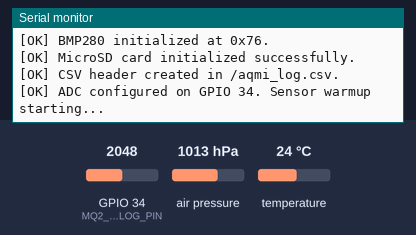
Simulated run of this sketch. Board: ESP32. Shown: the last lines printed to the serial monitor. Inputs (shaded band) come from the test bench; at power-on: air pressure 1013 hPa, GPIO 34 (MQ2_ANALOG_PIN) = 2048, temperature 24 °C (analog values on the 0–4095 scale). Storage starts empty.

Above: at 2.2 s.
2.3 s: air pressure set to 952 hPa
At 6.4 s:
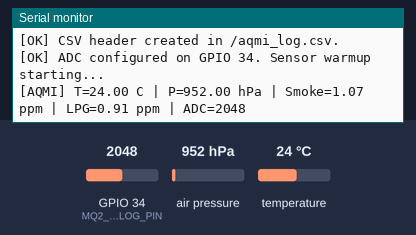
11.5 s: GPIO 34 (MQ2_ANALOG_PIN) set to 2866
At 16.4 s:
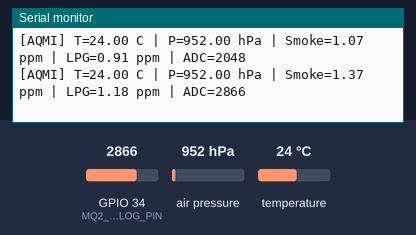
18.6 s: temperature set to 12 °C
At 21.4 s:
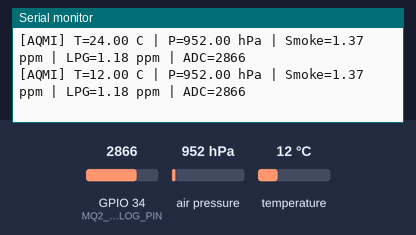
25.7 s: GPIO 34 (MQ2_ANALOG_PIN) set to 3603
At 31.4 s:
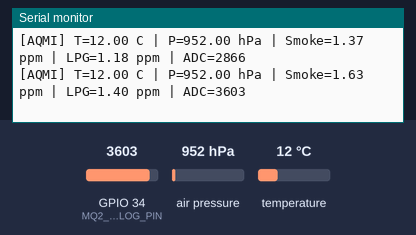
32.8 s: air pressure set to 975 hPa
At 36.4 s:
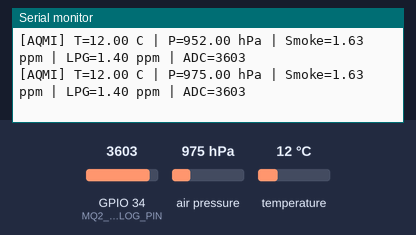
Timing chart, 0 to 37.9 s (numbered marks = the images above; inputs shaded):
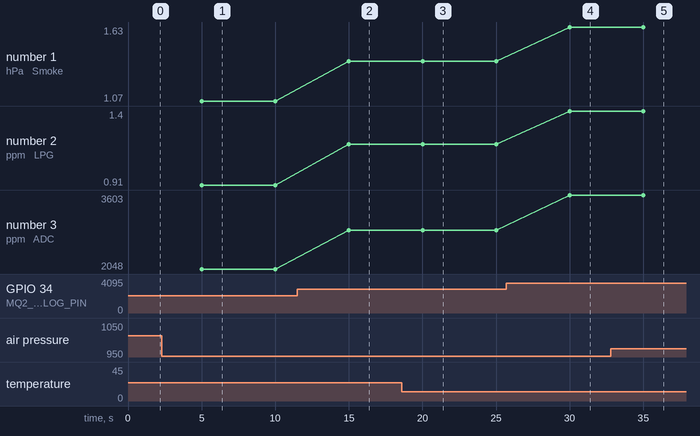

The sketch:

air_quality_logger.ino
```cpp
// =============================================================================
// Project: IoT-Based Air Quality Monitoring Index (AQMI) & Continuous Logger
// Author: Hari Kruthik SK (23BEC0358)
// Target: ESP32-WROOM-32UE
// Protocols: ADC (MQ-2), I2C (BMP280), SPI (MicroSD Card), Wi-Fi (Blynk IoT)
// =============================================================================

#include <Wire.h>               // I2C communication (BMP280)
#include <Adafruit_Sensor.h>    // Sensor unified base library
#include <Adafruit_BMP280.h>    // BMP280 temperature & barometric pressure sensor
#include <SPI.h>                // SPI communication (MicroSD)
#include <SD.h>                 // MicroSD card file system

// -----------------------------------------------------------------------------
// Pin Configuration
// -----------------------------------------------------------------------------
#define MQ2_ANALOG_PIN    34    // ESP32 ADC1_CH6 (GPIO 34)
#define SD_CS_PIN         5     // MicroSD Chip Select (GPIO 5)
#define I2C_SDA_PIN       21    // I2C Serial Data (GPIO 21)
#define I2C_SCL_PIN       22    // I2C Serial Clock (GPIO 22)
#define SPI_SCK_PIN       18    // SPI Clock (GPIO 18)
#define SPI_MISO_PIN      19    // SPI Master In Slave Out (GPIO 19)
#define SPI_MOSI_PIN      23    // SPI Master Out Slave In (GPIO 23)

// Sampling Interval
const unsigned long LOG_INTERVAL_MS = 5000; // 5-second deterministic logging
unsigned long lastLogTime = 0;

Adafruit_BMP280 bmp; // I2C instance

// -----------------------------------------------------------------------------
// Gas Calibration & Concentration Modeling
// -----------------------------------------------------------------------------
// Empirical power-law coefficients derived from sensor resistance ratio Rs/Ro:
// Concentration (ppm) = K * (ADC_raw)^n
void calibrateMQ2(float rawAdc, float &hydrogen, float &methane, float &butane, float &lpg, float &smoke) {
    const float K_Hydrogen = 0.0005;
    const float K_Methane  = 0.0006;
    const float K_Butane   = 0.0008;
    const float K_LPG      = 0.0030;
    const float K_Smoke    = 0.0035;

    const float n_Hydrogen = 0.70;
    const float n_Methane  = 0.70;
    const float n_Butane   = 0.70;
    const float n_LPG      = 0.75;
    const float n_Smoke    = 0.75;

    hydrogen = K_Hydrogen * pow(rawAdc, n_Hydrogen);
    methane  = K_Methane  * pow(rawAdc, n_Methane);
    butane   = K_Butane   * pow(rawAdc, n_Butane);
    lpg      = K_LPG      * pow(rawAdc, n_LPG);
    smoke    = K_Smoke    * pow(rawAdc, n_Smoke);
}

// -----------------------------------------------------------------------------
// SD Card Storage Handler
// -----------------------------------------------------------------------------
void logToSD(const String &entry) {
    File logFile = SD.open("/aqmi_log.csv", FILE_APPEND);
    if (logFile) {
        logFile.println(entry);
        logFile.close();
    } else {
        Serial.println("[ERROR] Failed to open /aqmi_log.csv for appending!");
    }
}

// -----------------------------------------------------------------------------
// Setup
// -----------------------------------------------------------------------------
void setup() {
    Serial.begin(115200);
    delay(1000);
    Serial.println("\n========================================================");
    Serial.println("   IoT Air Quality Monitoring Index (AQMI) Starting...  ");
    Serial.println("========================================================");

    // Initialize I2C with defined pins
    Wire.begin(I2C_SDA_PIN, I2C_SCL_PIN);

    // Initialize BMP280
    if (!bmp.begin(0x76)) {
        Serial.println("[WARN] BMP280 not found at 0x76, checking 0x77...");
        if (!bmp.begin(0x77)) {
            Serial.println("[FAIL] BMP280 initialization failed! Check wiring.");
        } else {
            Serial.println("[OK] BMP280 initialized at 0x77.");
        }
    } else {
        Serial.println("[OK] BMP280 initialized at 0x76.");
    }

    // Initialize MicroSD module over SPI
    SPI.begin(SPI_SCK_PIN, SPI_MISO_PIN, SPI_MOSI_PIN, SD_CS_PIN);
    if (!SD.begin(SD_CS_PIN)) {
        Serial.println("[WARN] MicroSD card initialization failed or not inserted.");
    } else {
        Serial.println("[OK] MicroSD card initialized successfully.");
        // Check if header is needed
        if (!SD.exists("/aqmi_log.csv")) {
            File initFile = SD.open("/aqmi_log.csv", FILE_WRITE);
            if (initFile) {
                initFile.println("Timestamp_ms,Temp_C,Pressure_hPa,MQ2_Raw,Hydrogen_ppm,Methane_ppm,Butane_ppm,LPG_ppm,Smoke_ppm");
                initFile.close();
                Serial.println("[OK] CSV header created in /aqmi_log.csv.");
            }
        }
    }

    // Configure analog pin
    pinMode(MQ2_ANALOG_PIN, INPUT);
    analogReadResolution(12); // 12-bit ADC (0 - 4095)
    Serial.println("[OK] ADC configured on GPIO 34. Sensor warmup starting...");
}

// -----------------------------------------------------------------------------
// Main Loop
// -----------------------------------------------------------------------------
void loop() {
    unsigned long currentMillis = millis();
    if (currentMillis - lastLogTime >= LOG_INTERVAL_MS) {
        lastLogTime = currentMillis;

        // 1. Read Sensors
        float rawAdc = analogRead(MQ2_ANALOG_PIN);
        float temperature = bmp.readTemperature();
        float pressure = bmp.readPressure() / 100.0F; // Convert Pa to hPa

        // 2. Calibrate gas components
        float h2, ch4, c4h10, lpg, smoke;
        calibrateMQ2(rawAdc, h2, ch4, c4h10, lpg, smoke);

        // 3. Format CSV entry
        String csvLine = String(currentMillis) + "," +
                         String(temperature, 2) + "," +
                         String(pressure, 2) + "," +
                         String(rawAdc, 0) + "," +
                         String(h2, 2) + "," +
                         String(ch4, 2) + "," +
                         String(c4h10, 2) + "," +
                         String(lpg, 2) + "," +
                         String(smoke, 2);

        // 4. Output to Serial Monitor
        Serial.printf("[AQMI] T=%.2f C | P=%.2f hPa | Smoke=%.2f ppm | LPG=%.2f ppm | ADC=%.0f\n",
                      temperature, pressure, smoke, lpg, rawAdc);

        // 5. Commit to MicroSD storage
        logToSD(csvLine);
    }
}
```

Measured:
- after the input at 2.3 s, the serial monitor: prints a new line after 2.7 s (image 1)
- after the input at 11.5 s, the serial monitor: prints a new line after 3.5 s (image 2)
- after the input at 18.6 s, the serial monitor: prints a new line after 1.4 s (image 3)
- after the input at 25.7 s, the serial monitor: prints a new line after 4.3 s (image 4)
- after the input at 32.8 s, the serial monitor: prints a new line after 2.2 s (image 5)
- plotted number 1: 1.07 → 1.37 after the input at 11.5 s, 1.37 → 1.63 after the input at 25.7 s
- plotted number 2: 0.91 → 1.18 after the input at 11.5 s, 1.18 → 1.4 after the input at 25.7 s
- plotted number 3: 2048 → 2866 after the input at 11.5 s, 2866 → 3603 after the input at 25.7 s
